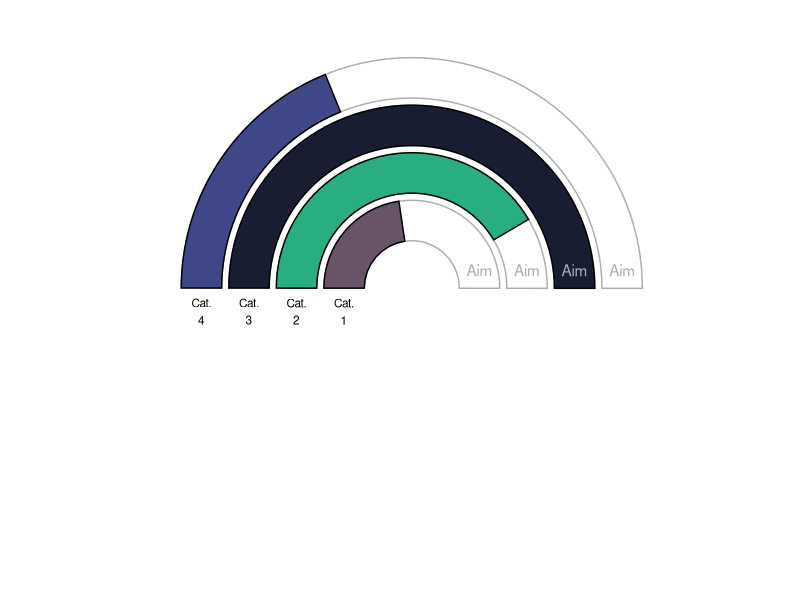

Here is the R script that generated this plot:
## ---- chunk 1
library(dplyr)
library(ggplot2)
library(scales)

# example data:
df <- data_frame(group = c("Cat. 1", "Cat. 2", "Cat. 3", "Cat. 4"),
                 value = sample(20:70, 4))

# scale everything and set labels:
df <- df %>%
  filter(!is.na(group)) %>%
  mutate(group2 = gsub(" ", "\n", group),
         group = ifelse(toupper(group) == "A", "Temp@", group)) %>%
  add_row(group = "A", value = 0, .before = 1) %>%
  mutate(value_scale = rescale(value, to = c(0, 100)),
         value_sc_half = rescale(value_scale, to = c(0, 50)),
         aim = rep(50, nrow(.)))

df_sub <- filter(df, group != "A")

# colours:
col_vec <- c("#440154FF", "#404788FF", "#2D708EFF", "#29AF7FFF",
             "#55C667FF","#2E6171", "#685369", "#191D32")

# graph
ggplot(df, aes(x = group, fill = group)) +
  geom_bar(width = 0.85, stat="identity", aes(y = value_scale),
           colour = "white", fill = "white") +
  geom_bar(data = df_sub, aes(y = aim), width = 0.85,
           stat = "identity", fill = "white", colour = "grey68") +
  geom_bar(data = df_sub, width = 0.85, stat = "identity",
           aes(y = value_sc_half, fill = group2), colour = "black") +
  coord_polar(theta = "y", start = -1.57) +
  theme_classic() +
  xlab("") + ylab("") +
  theme(legend.position = "none") +
  geom_text(data = df_sub, vjust = 1.4, size = 3,
           aes(x = group, y = 0, label = group2)) +
  geom_text(data = df_sub, aes(x = group, y = 50), label = "Aim",
            colour = "grey68", vjust = -1) +
  scale_fill_manual(values = sample(col_vec)) +
  theme(axis.text = element_blank(),
        axis.ticks = element_blank(),
        axis.line = element_blank(),
        plot.margin = margin(t = 0, r = 0, b = 0, l = 0, unit = "pt"))
